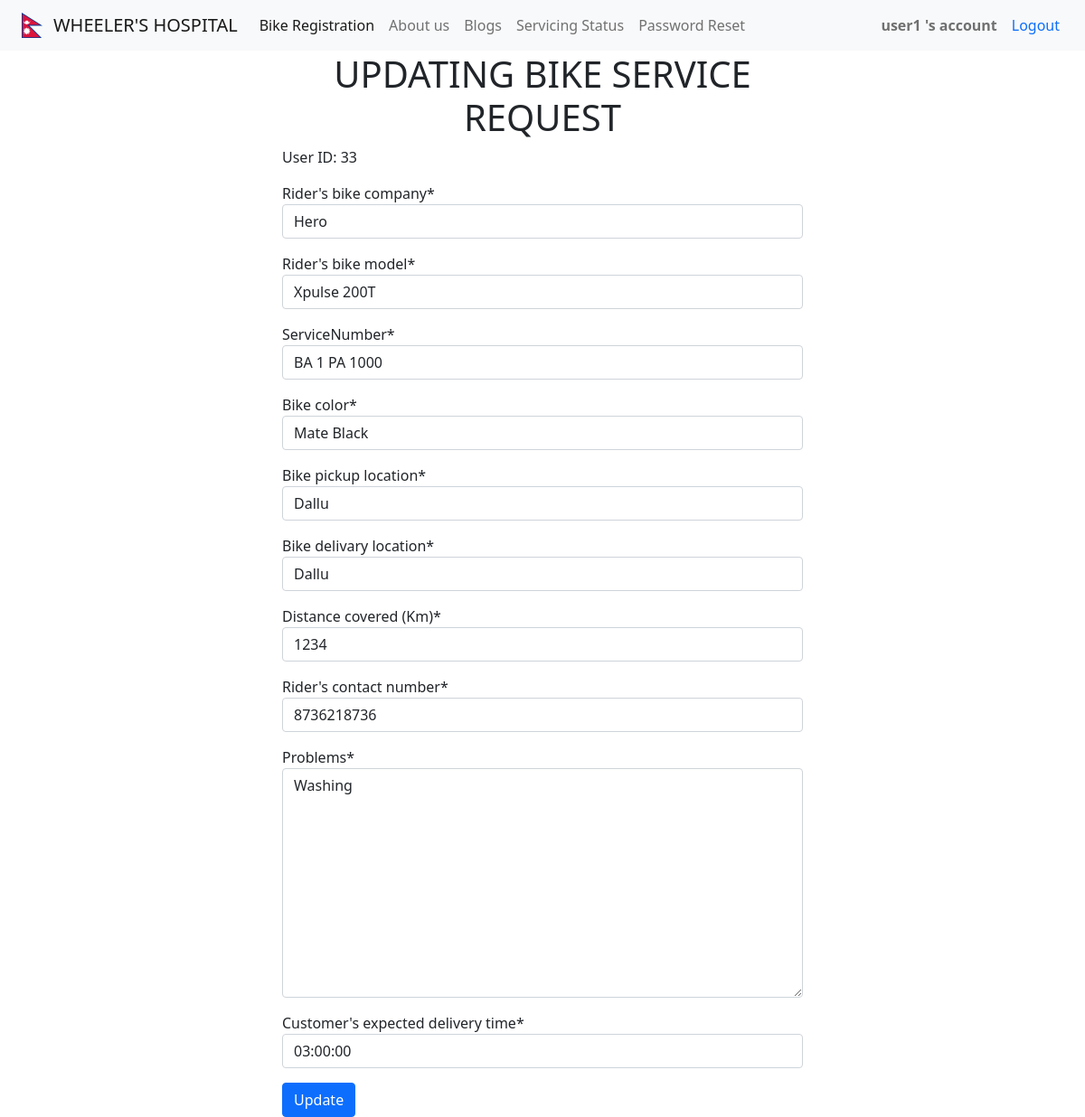
Page /update/33 (signed in) on the earlier database version.
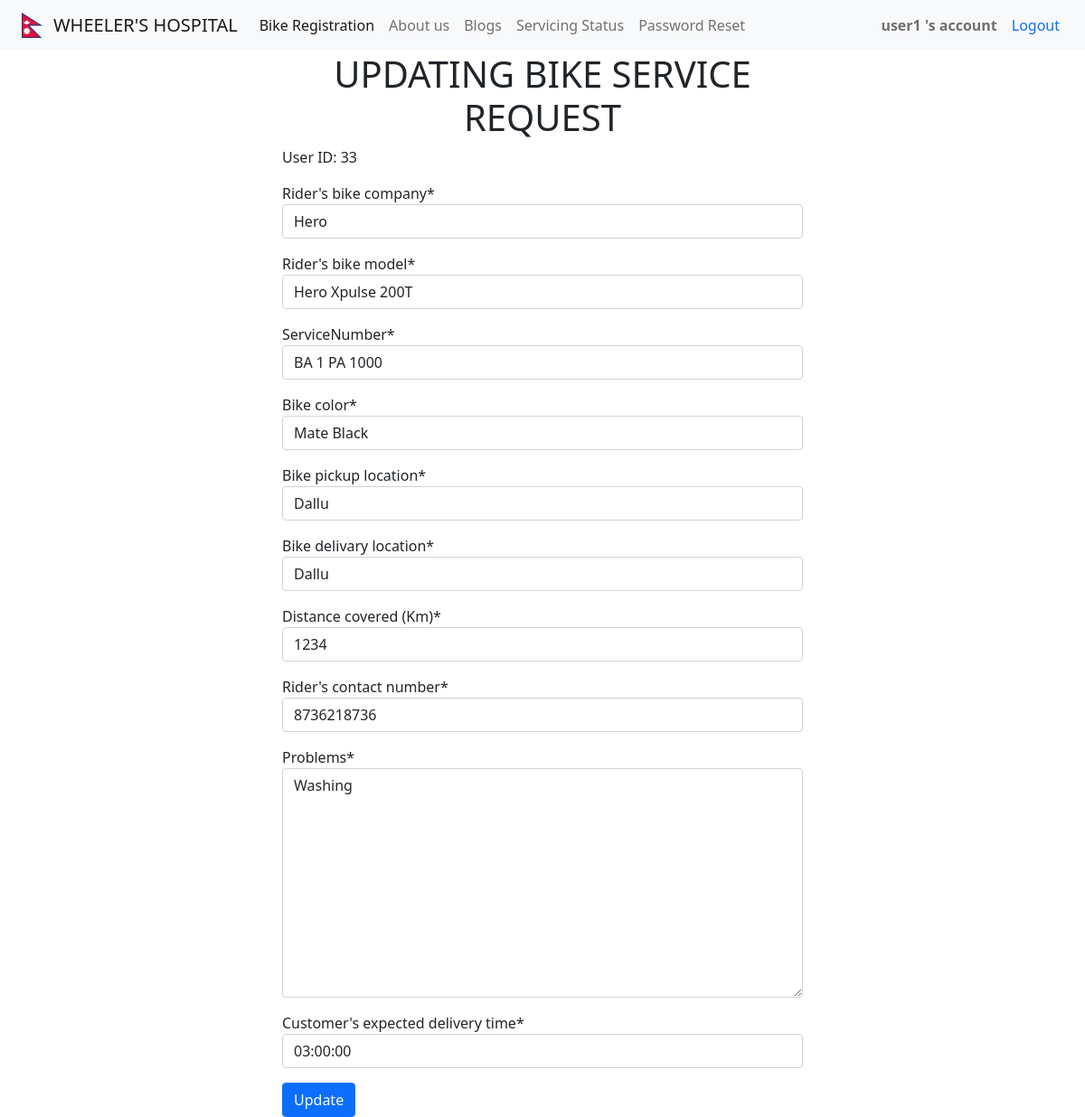
Same page on the later database version.
### dashboardApp/models.py (models this page shows, shortened)
class bikeServiceRequestModel(models.Model):
    def validate_date(value):
        if value==datetime.now().date():
            pass
        elif value>datetime.now().date():
            raise ValidationError("Don't input future date")
        elif value<datetime.now().date():
            raise ValidationError('Don\'t input past date')
    serviceUser = models.ForeignKey(User, on_delete=models.CASCADE)
    serviceCompany = models.ForeignKey(bikeCompanyModel, on_delete=models.CASCADE)
    serviceModel = models.ForeignKey(userBikeModel, on_delete=models.CASCADE)
    serviceNumber = models.CharField(max_length=50, unique=True)
    serviceColor = models.CharField(max_length=50)
    pickup = models.CharField(max_length=50)
    delivery = models.CharField(max_length=50)
    kmcovered = models.CharField(max_length=50)
    contact = models.CharField(max_length=10)
    problem = models.TextField()
    completed = models.CharField(max_length=100, default="Not Completed")
    serviceDate = models.DateField(validators=[validate_date], default=timezone.now)
    serviceTime = models.TimeField(auto_now=True)
    deliveryTime = models.TimeField()

### dashboardApp/views.py (the view, shortened to what this page needs)
# urls.py: path('update/<str:pk>', requestUpdate, name='update'),
@login_required(login_url='login')
def requestUpdate(request, pk):
    updateReqModel = bikeServiceRequestModel.objects.get(id=pk)
    reqFilledForm = bikeReqUpdate(instance=updateReqModel)
    context = {
            'reqFilledForm': reqFilledForm,
            'pk': pk
    }
    return render(request, 'serviceReqUpdate.html', context)

### dashboardApp/forms.py
class bikeReqUpdate(ModelForm):
    class Meta:
        model = bikeServiceRequestModel
        fields = [
                    "serviceCompany", "serviceModel",
                    "serviceNumber", "serviceColor", "pickup", "delivery",
                    "kmcovered", "contact", "problem", "deliveryTime"
                 ]
        labels = {
            "serviceCompany": "Rider's bike company",
            "serviceModel": "Rider's bike model",
            "serviceColor": "Bike color",
            "pickup": "Bike pickup location",
            "delivery": "Bike delivary location",
            "kmcovered": "Distance covered (Km)",
            "contact": "Rider's contact number",
            "problem": "Problems",
            "deliveryTime": "Customer's expected delivery time"
        }

### dashboardApp/models.py (called while the page is built)
    def __str__(self) -> str:
        return self.bikeCompanyNames

    def __str__(self) -> str:
        return self.bikeModel

### Templates/serviceReqUpdate.html (shortened to what this page needs)
{% load static %}
{% load crispy_forms_tags %}
<!doctype html>
<html lang="en">
  <head>
    <link href="https://cdn.jsdelivr.net/npm/bootstrap@5.1.1/dist/css/bootstrap.min.css" rel="stylesheet">
  </head>
  <body>
    {% include 'baseNavbar.html' %}
      <div class="container" style="width: 50%;">
        <center style="margin-top: 10%;">
            <h1>UPDATING BIKE SERVICE REQUEST</h1>
        </center>
        <form method="POST" action="" enctype="multipart/form-data">
            <p>User ID: {{pk}}</p>
            {% for i in reqFilledForm %}
                <p>{{i | as_crispy_field}}</p>
            {% endfor %}
            <input type="submit" name="submit" value="Update" class="btn btn-primary">
        </form>
      </div>
  </body>
</html>

Differences in the rows shown:
changed bikeServiceRequestModel "Hero": serviceModel "Xpulse 200T" → "Hero Xpulse 200T"
